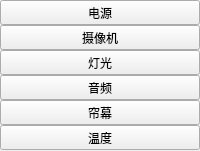
                <widget class="QWidget" name="widget_4" native="true">
                 <property name="minimumSize">
                  <size>
                   <width>0</width>
                   <height>0</height>
                  </size>
                 </property>
                 <property name="maximumSize">
                  <size>
                   <width>10000</width>
                   <height>16777215</height>
                  </size>
                 </property>
                 <layout class="QVBoxLayout" name="verticalLayout_2">
                  <property name="spacing">
                   <number>0</number>
                  </property>
                  <property name="leftMargin">
                   <number>0</number>
                  </property>
                  <property name="topMargin">
                   <number>0</number>
                  </property>
                  <property name="rightMargin">
                   <number>0</number>
                  </property>
                  <property name="bottomMargin">
                   <number>0</number>
                  </property>
                  <item>
                   <widget class="QToolButton" name="btn_PowerModel">
                    <property name="sizePolicy">
                     <sizepolicy hsizetype="Preferred" vsizetype="Preferred">
                      <horstretch>0</horstretch>
                      <verstretch>0</verstretch>
                     </sizepolicy>
                    </property>
                    <property name="contextMenuPolicy">
                     <enum>Qt::NoContextMenu</enum>
                    </property>
                    <property name="text">
                     <string>电源</string>
                    </property>
                    <property name="toolButtonStyle">
                     <enum>Qt::ToolButtonTextBesideIcon</enum>
                    </property>
                   </widget>
                  </item>
                  <item>
                   <widget class="QToolButton" name="btn_CameraModel">
                    <property name="sizePolicy">
                     <sizepolicy hsizetype="Preferred" vsizetype="Preferred">
                      <horstretch>0</horstretch>
                      <verstretch>0</verstretch>
                     </sizepolicy>
                    </property>
                    <property name="contextMenuPolicy">
                     <enum>Qt::NoContextMenu</enum>
                    </property>
                    <property name="text">
                     <string>摄像机</string>
                    </property>
                    <property name="toolButtonStyle">
                     <enum>Qt::ToolButtonTextBesideIcon</enum>
                    </property>
                   </widget>
                  </item>
                  <item>
                   <widget class="QToolButton" name="btn_LightModel">
                    <property name="sizePolicy">
                     <sizepolicy hsizetype="Preferred" vsizetype="Preferred">
                      <horstretch>0</horstretch>
                      <verstretch>0</verstretch>
                     </sizepolicy>
                    </property>
                    <property name="contextMenuPolicy">
                     <enum>Qt::NoContextMenu</enum>
                    </property>
                    <property name="text">
                     <string>灯光</string>
                    </property>
                    <property name="toolButtonStyle">
                     <enum>Qt::ToolButtonTextBesideIcon</enum>
                    </property>
                   </widget>
                  </item>
                  <item>
                   <widget class="QToolButton" name="btn_AudioModel">
                    <property name="sizePolicy">
                     <sizepolicy hsizetype="Preferred" vsizetype="Preferred">
                      <horstretch>0</horstretch>
                      <verstretch>0</verstretch>
                     </sizepolicy>
                    </property>
                    <property name="contextMenuPolicy">
                     <enum>Qt::NoContextMenu</enum>
                    </property>
                    <property name="text">
                     <string>音频</string>
                    </property>
                    <property name="toolButtonStyle">
                     <enum>Qt::ToolButtonTextBesideIcon</enum>
                    </property>
                   </widget>
                  </item>
                  <item>
                   <widget class="QToolButton" name="btn_CurtainModel">
                    <property name="sizePolicy">
                     <sizepolicy hsizetype="Preferred" vsizetype="Preferred">
                      <horstretch>0</horstretch>
                      <verstretch>0</verstretch>
                     </sizepolicy>
                    </property>
                    <property name="contextMenuPolicy">
                     <enum>Qt::NoContextMenu</enum>
                    </property>
                    <property name="text">
                     <string>帘幕</string>
                    </property>
                    <property name="toolButtonStyle">
                     <enum>Qt::ToolButtonTextBesideIcon</enum>
                    </property>
                   </widget>
                  </item>
                  <item>
                   <widget class="QToolButton" name="btn_TempModel">
                    <property name="sizePolicy">
                     <sizepolicy hsizetype="Preferred" vsizetype="Preferred">
                      <horstretch>0</horstretch>
                      <verstretch>0</verstretch>
                     </sizepolicy>
                    </property>
                    <property name="contextMenuPolicy">
                     <enum>Qt::NoContextMenu</enum>
                    </property>
                    <property name="text">
                     <string>温度</string>
                    </property>
                    <property name="toolButtonStyle">
                     <enum>Qt::ToolButtonTextBesideIcon</enum>
                    </property>
                   </widget>
                  </item>
                  <item>
                   <spacer name="verticalSpacer">
                    <property name="orientation">
                     <enum>Qt::Vertical</enum>
                    </property>
                    <property name="sizeHint" stdset="0">
                     <size>
                      <width>20</width>
                      <height>1</height>
                     </size>
                    </property>
                   </spacer>
                  </item>
                 </layout>
                </widget>
